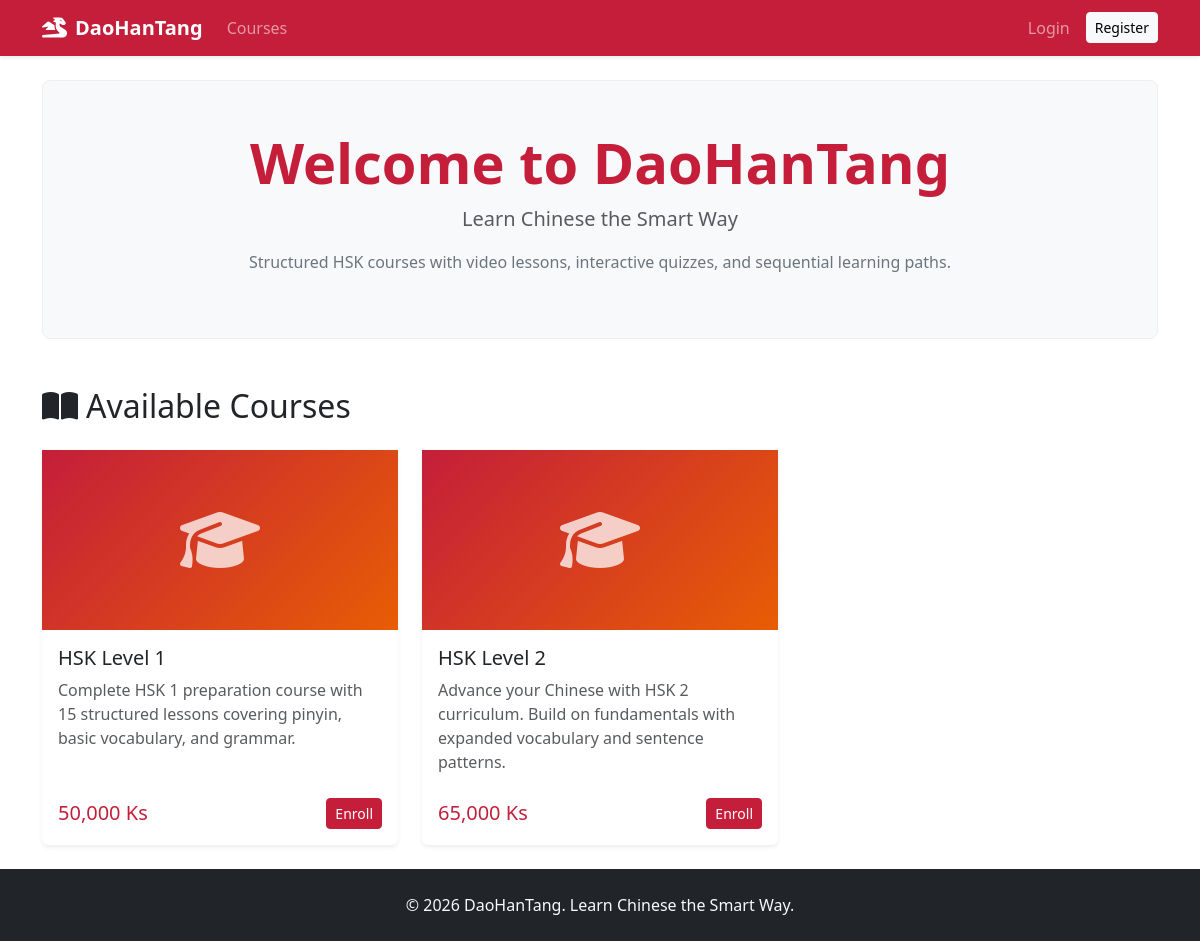
The page / on the database its author committed.
### tables this page shows
CREATE TABLE courses (
    id INT UNSIGNED AUTO_INCREMENT PRIMARY KEY,
    title VARCHAR(200) NOT NULL,
    description TEXT,
    price DECIMAL(10, 2) NOT NULL DEFAULT 0.00,
    thumbnail VARCHAR(255) DEFAULT NULL,
    created_at TIMESTAMP DEFAULT CURRENT_TIMESTAMP
);

### app/Core/Controller.php (called while the page is built, shortened)
<?php
class Controller
{
    protected function view(string $view, array $data = []): void
    {
        extract($data);
        $appConfig = require dirname(__DIR__, 2) . '/config/app.php';
        $currentUser = Auth::user();
        $viewPath = dirname(__DIR__) . '/Views/' . str_replace('.', '/', $view) . '.php';
        require dirname(__DIR__) . '/Views/layouts/header.php';
        require $viewPath;
        require dirname(__DIR__) . '/Views/layouts/footer.php';
    }
}

### app/Controllers/HomeController.php (called while the page is built, shortened)
<?php
class HomeController extends Controller
{
    public function index(): void
    {
        $courses = Course::all();
        $enrollments = [];
        $this->view('home.index', [
            'courses'     => $courses,
            'enrollments' => $enrollments,
        ]);
    }
}

### app/Core/Router.php (called while the page is built, shortened)
<?php
class Router
{
    private array $routes = [];
    public function get(string $path, array $handler): self
    {
        $this->routes['GET'][$this->normalize($path)] = $handler;
        return $this;
    }
    public function post(string $path, array $handler): self
    {
        $this->routes['POST'][$this->normalize($path)] = $handler;
        return $this;
    }
    public function dispatch(string $uri, string $method): void
    {
        $path = $this->normalize(parse_url($uri, PHP_URL_PATH) ?? '/');
        $method = strtoupper($method);
        $handler = $this->routes[$method][$path] ?? null;
        [$controllerClass, $action] = $handler;
        $controller = new $controllerClass();
        $controller->$action();
    }
    private function normalize(string $path): string
    {
        $base = rtrim(dirname($_SERVER['SCRIPT_NAME']), '/\\');
        if ($base !== '' && str_starts_with($path, $base)) {
            $path = substr($path, strlen($base));
        }
        $path = '/' . trim($path, '/');
        return $path === '/' ? '/' : rtrim($path, '/');
    }
}

### index.php (called while the page is built, shortened)
<?php
require __DIR__ . '/bootstrap.php';
$router = require __DIR__ . '/routes/web.php';
$router->dispatch($_SERVER['REQUEST_URI'], $_SERVER['REQUEST_METHOD']);

### app/helpers.php (called while the page is built, shortened)
<?php
function base_path(string $path = ''): string
{
    return dirname(__DIR__) . ($path ? '/' . ltrim($path, '/') : '');
}
function app_url(string $path = ''): string
{
    $config = require base_path('config/app.php');
    $base = rtrim($config['url'], '/');
    $path = ltrim($path, '/');
    return $path === '' ? $base . '/' : $base . '/' . $path;
}
function e(?string $value): string
{
    return htmlspecialchars($value ?? '', ENT_QUOTES, 'UTF-8');
}
function format_price(float $price): string
{
    return number_format($price, 0) . ' Ks';
}

### config/app.php (called while the page is built)
<?php
return [
    'name'    => 'DaoHanTang',
    'tagline' => 'Learn Chinese the Smart Way',
    'url'     => '/daohantang',
    'telegram' => '@DaoHanTangSupport',
];

### bootstrap.php (called while the page is built, shortened)
<?php
spl_autoload_register(function (string $class): void {
    $prefix = 'App\\';
    $baseDir = __DIR__ . '/app/';
    $relative = substr($class, strlen($prefix));
    $file = $baseDir . str_replace('\\', '/', $relative) . '.php';
});
require __DIR__ . '/app/helpers.php';

### config/database.php (called while the page is built)
<?php
return [
    'host'     => 'localhost',
    'dbname'   => 'daohantang',
    'username' => 'root',
    'password' => '',
    'charset'  => 'utf8mb4',
];

### app/Core/Database.php (called while the page is built, shortened)
<?php
class Database
{
    private static ?PDO $instance = null;
    public static function getConnection(): PDO
    {
        if (self::$instance === null) {
            $config = require dirname(__DIR__, 2) . '/config/database.php';
            $dsn = sprintf(
                'mysql:host=%s;dbname=%s;charset=%s',
                $config['host'],
                $config['dbname'],
                $config['charset']
            );
            try {
                self::$instance = new PDO($dsn, $config['username'], $config['password'], [
                    PDO::ATTR_ERRMODE            => PDO::ERRMODE_EXCEPTION,
                    PDO::ATTR_DEFAULT_FETCH_MODE => PDO::FETCH_ASSOC,
                    PDO::ATTR_EMULATE_PREPARES   => false,
                ]);
            } catch (PDOException $e) {
                die('Database connection failed: ' . htmlspecialchars($e->getMessage()));
            }
        }
        return self::$instance;
    }
}

### app/Models/Course.php (called while the page is built, shortened)
<?php
class Course
{
    public static function all(): array
    {
        $stmt = Database::getConnection()->query('SELECT * FROM courses ORDER BY created_at DESC');
        return $stmt->fetchAll();
    }
}

### app/Core/Auth.php (called while the page is built, shortened)
<?php
class Auth
{
    public static function user(): ?array
    {
        return $_SESSION['user'] ?? null;
    }
}

### app/Views/home/index.php (the view)
<?php $appConfig = require base_path('config/app.php'); ?>
<div class="hero-section text-center mb-5 p-5 rounded-3 bg-light">
    <h1 class="display-4 fw-bold text-primary">Welcome to DaoHanTang</h1>
    <p class="lead text-muted"><?= e($appConfig['tagline']) ?></p>
    <p class="text-secondary">Structured HSK courses with video lessons, interactive quizzes, and sequential learning paths.</p>
</div>
<h2 class="mb-4"><i class="fas fa-book-open me-2"></i>Available Courses</h2>
<?php if (empty($courses)): ?>
<div class="alert alert-info">No courses available yet. Check back soon!</div>
<?php else: ?>
<div class="row g-4">
    <?php foreach ($courses as $course): ?>
    <div class="col-md-6 col-lg-4">
        <div class="card course-card h-100 shadow-sm">
            <div class="course-thumb bg-gradient-primary d-flex align-items-center justify-content-center">
                <i class="fas fa-graduation-cap fa-4x text-white opacity-75"></i>
            </div>
            <div class="card-body d-flex flex-column">
                <h5 class="card-title"><?= e($course['title']) ?></h5>
                <p class="card-text text-muted flex-grow-1"><?= e(mb_strimwidth($course['description'] ?? '', 0, 120, '...')) ?></p>
                <div class="d-flex justify-content-between align-items-center mt-2">
                    <span class="h5 text-primary mb-0"><?= format_price((float) $course['price']) ?></span>
                    <?php
                    $enrollment = $enrollmfents[$course['id']] ?? null;
                    if ($currentUser && $currentUser['role'] !== 'admin'):
                        if ($enrollment && $enrollment['status'] === 'approved'): ?>
                            <a href="<?= app_url('course?id=' . $course['id']) ?>" class="btn btn-success btn-sm">
                                <i class="fas fa-play me-1"></i>Continue
                            </a>
                        <?php elseif ($enrollment && $enrollment['status'] === 'pending'): ?>
                            <span class="badge bg-warning text-dark">Pending Approval</span>
                        <?php else: ?>
                            <a href="<?= app_url('course?id=' . $course['id']) ?>" class="btn btn-outline-primary btn-sm">View Course</a>
                        <?php endif;
                    elseif ($currentUser && $currentUser['role'] === 'admin'): ?>
                        <a href="<?= app_url('admin/lessons?course_id=' . $course['id']) ?>" class="btn btn-outline-secondary btn-sm">Manage</a>
                    <?php else: ?>
                        <a href="<?= app_url('login') ?>" class="btn btn-primary btn-sm">Enroll</a>
                    <?php endif; ?>
                </div>
            </div>
        </div>
    </div>
    <?php endforeach; ?>
</div>
<?php endif; ?>

### assets/css/style.css (style rules this page uses)
:root { --primary-color: #c41e3a; --primary-dark: #9a1830; }
.btn-primary { background-color: var(--primary-color); border-color: var(--primary-color); }
.text-primary { color: var(--primary-color) !important; }
.bg-gradient-primary { background: linear-gradient(135deg, var(--primary-color), #e85d04); height: 180px; }
.course-card { transition: transform 0.2s, box-shadow 0.2s; border: none; }
.hero-section { border: 1px solid #eee; }
body { min-height: 100vh; display: flex; flex-direction: column; }

### rows shown on the page
courses: title "HSK Level 1", description "Complete HSK 1 preparation course with 15 structured lessons covering pinyin, basic vocabulary, and grammar.", price "50,000 Ks"
courses: title "HSK Level 2", description "Advance your Chinese with HSK 2 curriculum. Build on fundamentals with expanded vocabulary and sentence patterns.", price "65,000 Ks"

### other values the page prints
$appConfig['name'] "DaoHanTang"
$appConfig['tagline'] "Learn Chinese the Smart Way"
